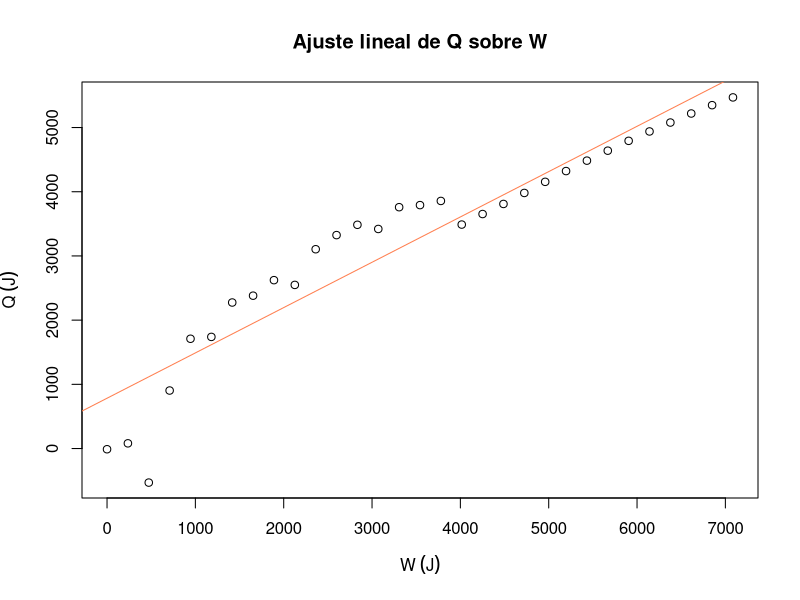
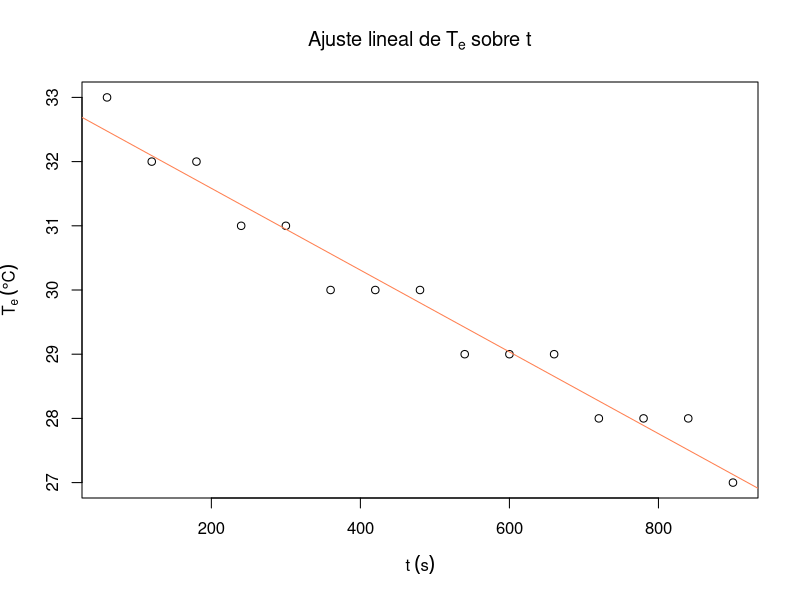
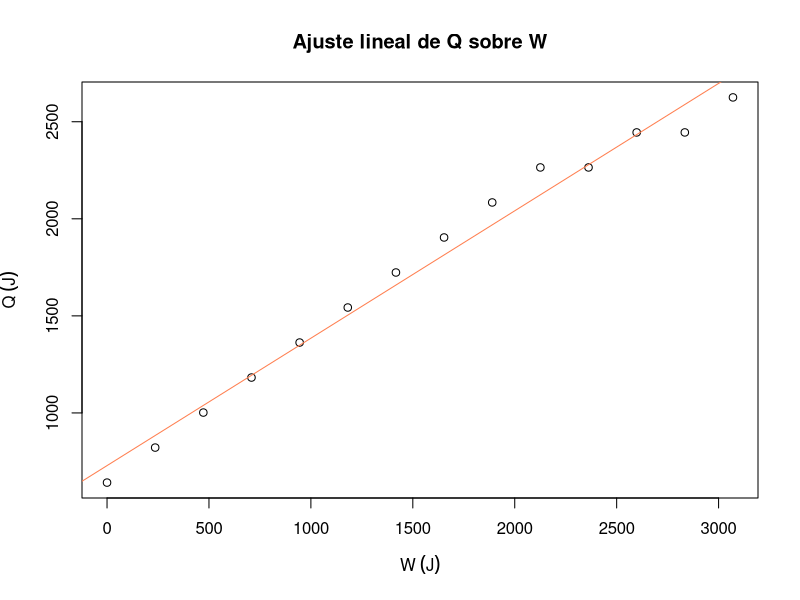

Source code (R) for these figures, in order:
## ---- chunk 1
knitr::opts_chunk$set(echo = FALSE)
## ---- chunk 2
# Datos recogidos
i <- 1:31
vueltas1 <- seq(0,1200,40)

# Tiempo (s)
m1 <- c(0,1,2,3,4,5,6,7,8,9,11,11,12,13,14,15,16,17,18,19,20,21,22,22,23,24,25,26,26,27,28) # Minutos
n1 <- c(0,0,2,7,15,30,42,48,50,51,0,56,52,45,46,46,43,40,31,28,18,12,01,52,41,30,20,10,58,45,33)# Segundos
t1 <- m1*60+n1

# Resistencia en kΩ
# R1 <- c(300,200,292,350,183.4, 182,157,152.5,142.8,145.7,125.5, 118.4, 113.5,115.4,105.6,104.7,103,113.4,108.6,104.2,99.7,95.3,91.3,87.6,84.2,81,78.1,75.4,72.8,70.5,68.4)
R1 <- c(300,292.1,350,230.1,183.4, 182,157,152.5,142.8,145.7,125.5, 118.4, 113.5,115.4,105.6,104.7,103,113.4,108.6,104.2,99.7,95.3,91.3,87.6,84.2,81,78.1,75.4,72.8,70.5,68.4)

# Vectores de temperatura (°C) y resistencia (kΩ) de la tabla del termistor
temperatura <- 0:40
resistencia <- c(351.02,332.64,315.32,298.99,283.6,269.08,255.38,242.46,230.26,218.73,207.85,197.56,187.84,178.65,169.95,161.73,153.95,146.58,139.61,133,126.74,120.81,115.19,109.85,104.8,100,95.447,91.126,87.022,83.124,79.422,75.903,72.56,69.38,66.356,63.48,60.743,58.138,55.658,53.297,51.048)  # kΩ

# Función para obtener la temperatura a partir de la resistencia por interpolación
obtener_temperatura <- function(R) {
  approx(resistencia, temperatura, xout = R, method = "linear")$y
}

# Temperaturas asociadas (ºC)
T1 <- round(obtener_temperatura(R1),2)

# Tabla
data <- data.frame(i,vueltas1,t1,R1,T1)
colnames(data) <- c("Medida", "Vueltas", "t / s", "R / $k\\Omega$", "T / $^\\circ C$")
  
knitr::kable(
  data,
  caption="Datos registrados de la resistencia del cilindro a tiempo y número de vueltas determinadas",
  booktabs = TRUE,
  escape = FALSE,
  row.names = FALSE,
  align="c"
)
## ---- chunk 3
# Datos recogidos
diamCilind <- 47.9*1e-3 # m
mCilind <- 0.2011 # masa del cilindro Kg
RCilind <- diamCilind/2 # radio del cilindro m
MPesa <- 4 #Kg
CAlum <- 897 # calor especifico del aluminio J/ kg K
g <- 9.81 
T0 <- 3 # Celsius
DeltaT1 <- T1-T0 # Variacion de temperatura

# Calculo de energías involucradas
Q <- mCilind * CAlum * DeltaT1 # Calor mcT
W <- 2*pi * MPesa * g * RCilind * vueltas1

#Q <- Q[18:25]
#W <- W[18:25]

# Ajuste lineal
modelo_lineal1 <- lm(Q ~ W)
resumen1 <- summary(modelo_lineal1)
pendiente1 <- modelo_lineal1$coefficients[[2]]
inc_pendiente1 <- resumen1$coefficients[2,2]
ordenada1 <- modelo_lineal1$coefficients[[1]]
inc_ordenada1 <- resumen1$coefficients[1,2]

# Graficamos los datos y la línea de ajuste

titulo <- "Ajuste lineal de Q sobre W"
plot(W,Q, main = titulo, ylab =expression(Q ~ (J)), xlab =expression(W ~ (J)))
abline(modelo_lineal1, col = "coral")
## ---- chunk 4
# Datos recogidos
i <- 1:15

m2 <- 1:15 #minutos
t2 <- m2*60 #Tiempo (s)

R2 <- c(70.2,72,73.6,75.3,76.9,78.4,79.8,81.2,82.6,83.9,85.1,86.3,87.4,88.6,89.7) #Resistencia
T2 <- c(33,32,32,31,31,30,30,30,29,29,29,28,28,28,27) # Temperaturas asociadas

# Tabla
data <- data.frame(i,t2,R2,T2)
colnames(data) <- c("Medida", "t / s", "R / $\\Omega$", "T / $^\\circ$C")
  
knitr::kable(
  data,
  caption="Datos registrados de la resistencia del cilindro durante el enfriamiento hasta la temperatura ambiente",
  booktabs = TRUE,
  escape = FALSE,
  row.names = FALSE,
  align="c"
)
## ---- chunk 5
# Ajuste lineal
modelo_lineal2 <- lm(T2 ~ t2)
resumen2 <- summary(modelo_lineal2)
pendiente2 <- modelo_lineal2$coefficients[[2]]
inc_pendiente2 <- resumen2$coefficients[2,2]
ordenada2 <- modelo_lineal2$coefficients[[1]]
inc_ordenada2 <- resumen2$coefficients[1,2]

# Graficamos los datos y la línea de ajuste

titulo <- expression("Ajuste lineal de"~T[e]~"sobre t")
plot(t2, T2, main = titulo, ylab = expression(T[e] ~ (degree * C)), xlab = expression(t ~ (s)))
abline(modelo_lineal2, col = "coral")
## ---- chunk 6
# Datos recogidos
i <- 1:14
vueltas3 <- seq(0,520,40) #Vueltas

m3 <- c(0,0,1,2,2,3,4,5,5,6,7,7,8,9) #minutos
n3 <- c(0,42,28,14,58,42,24,07,49,30,10,53,35,18)
t3 <- m3*60+n3 #Tiempo total (s)

R3 <- c(89.5,85.8,82.3,78.8,75.7,72.9,70.2,67.7,65.4,63.3,61.1,59.5,57.7,56.2) # Resistencia
T3 <- c(27,28,29,30,31,32,33,34,35,36,36,37,37,38) # Temperaturas asociadas

# Tabla
data <- data.frame(i,vueltas3,t3,R3,T3)
colnames(data) <- c("Medida", "Vueltas", "t / s", "R / $\\Omega$", "T / $^\\circ$C")
  
knitr::kable(
  data,
  caption="Datos registrados de la resistencia del cilindro a tiempo y vueltas dadas",
  booktabs = TRUE,
  escape = FALSE,
  row.names = FALSE,
  align="c"
)
## ---- chunk 7
# Datos recogidos
T0 <- 27 # Celsius
DeltaT3 <- T3-T0 # Variacion de temperatura
Deltat3 <- 558 # tiempo tardado en dar esas vueltas

# Calculo de energías involucradas 
Q3 <- mCilind * CAlum * ( DeltaT3 - pendiente2 * Deltat3) # Calor mcT con factor corregidos
W3 <- 2*pi * MPesa * g * RCilind * vueltas3

#Q <- Q[18:25]
#W <- W[18:25]

# Ajuste lineal
modelo_lineal3 <- lm(Q3 ~ W3)
resumen3 <- summary(modelo_lineal3)
pendiente3 <- modelo_lineal3$coefficients[[2]]
inc_pendiente3 <- resumen3$coefficients[2,2]
ordenada3 <- modelo_lineal3$coefficients[[1]]
inc_ordenada3 <- resumen3$coefficients[1,2]

# Graficamos los datos y la línea de ajuste

titulo <- "Ajuste lineal de Q sobre W"
plot(W3,Q3, main = titulo, ylab =expression(Q ~ (J)), xlab =expression(W ~ (J)))
abline(modelo_lineal3, col = "coral")
